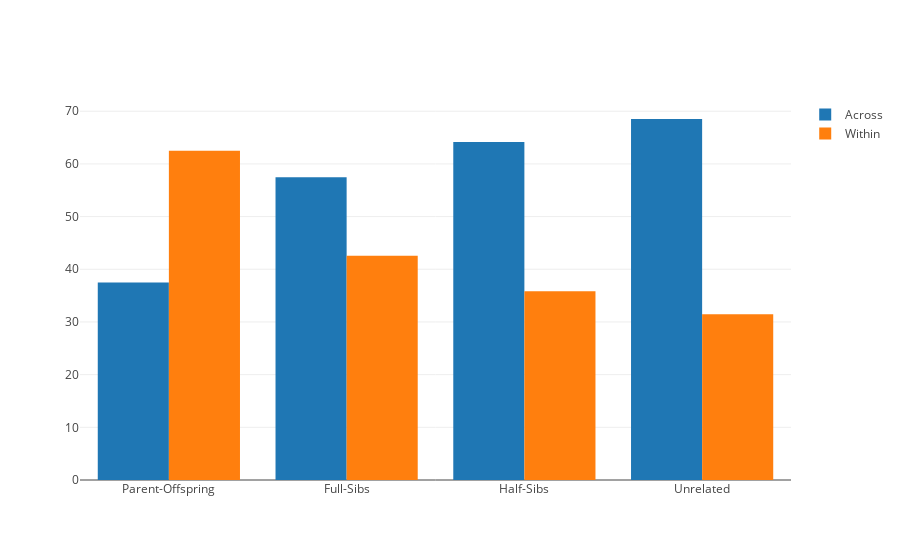

Notebook code for this chart:
### Code cell
### We're intersted in PO and FS relationships.
Inter= ['PO','FS','HS','U']

fig_within= [go.Bar(
    x= ['Parent-Offspring','Full-Sibs','Half-Sibs','Unrelated'],
    y= [len([x for x in range(len(Par_vector)) if Par_vector[x] == z and Group_share_vector[x] ==i]) * 100 / float(len([x for x in Par_vector if x == z])) for z in Inter],
    name= ['Across','Within'][i]
) for i in [0,1]]

layout = go.Layout(
    barmode='group'
)

fig = go.Figure(data=fig_within)
iplot(fig)

### Figure 1 — Plotly figure (JSON) as saved in the notebook; plotly's stock layout.template omitted (floating-point values rounded to 4 significant figures)
{"data": [{"name": "Across", "type": "bar", "x": ["Parent-Offspring", "Full-Sibs", "Half-Sibs", "Unrelated"], "y": [37.5, 57.45, 64.17, 68.53]}, {"name": "Within", "type": "bar", "x": ["Parent-Offspring", "Full-Sibs", "Half-Sibs", "Unrelated"], "y": [62.5, 42.55, 35.83, 31.47]}], "layout": {}}
